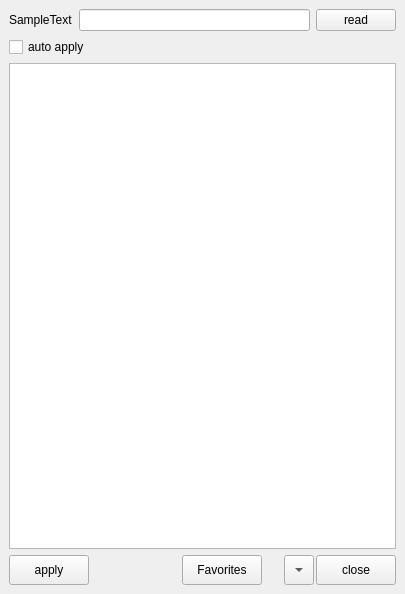
<?xml version="1.0" encoding="UTF-8"?>
<ui version="4.0">
 <class>MainWindow</class>
 <widget class="QMainWindow" name="MainWindow">
  <property name="geometry">
   <rect>
    <x>0</x>
    <y>0</y>
    <width>405</width>
    <height>594</height>
   </rect>
  </property>
  <property name="windowTitle">
   <string>MainWindow</string>
  </property>
  <widget class="QWidget" name="centralwidget">
   <layout class="QVBoxLayout" name="verticalLayout">
    <item>
     <layout class="QHBoxLayout" name="horizontalLayout_2">
      <item>
       <widget class="QLabel" name="label">
        <property name="text">
         <string>SampleText</string>
        </property>
       </widget>
      </item>
      <item>
       <widget class="QLineEdit" name="sampleLineEdit"/>
      </item>
      <item>
       <widget class="QPushButton" name="readButton">
        <property name="sizePolicy">
         <sizepolicy hsizetype="Fixed" vsizetype="Fixed">
          <horstretch>0</horstretch>
          <verstretch>0</verstretch>
         </sizepolicy>
        </property>
        <property name="minimumSize">
         <size>
          <width>40</width>
          <height>20</height>
         </size>
        </property>
        <property name="text">
         <string>read</string>
        </property>
       </widget>
      </item>
     </layout>
    </item>
    <item>
     <widget class="QCheckBox" name="autoCheckBox">
      <property name="text">
       <string>auto apply</string>
      </property>
     </widget>
    </item>
    <item>
     <widget class="QTreeView" name="treeView">
      <property name="editTriggers">
       <set>QAbstractItemView::NoEditTriggers</set>
      </property>
      <property name="expandsOnDoubleClick">
       <bool>false</bool>
      </property>
     </widget>
    </item>
    <item>
     <layout class="QHBoxLayout" name="horizontalLayout">
      <property name="spacing">
       <number>2</number>
      </property>
      <item>
       <widget class="QPushButton" name="applyButton">
        <property name="minimumSize">
         <size>
          <width>80</width>
          <height>30</height>
         </size>
        </property>
        <property name="text">
         <string>apply</string>
        </property>
       </widget>
      </item>
      <item>
       <spacer name="horizontalSpacer">
        <property name="orientation">
         <enum>Qt::Horizontal</enum>
        </property>
        <property name="sizeHint" stdset="0">
         <size>
          <width>40</width>
          <height>20</height>
         </size>
        </property>
       </spacer>
      </item>
      <item>
       <widget class="QPushButton" name="favoritesButton">
        <property name="minimumSize">
         <size>
          <width>80</width>
          <height>30</height>
         </size>
        </property>
        <property name="text">
         <string>Favorites</string>
        </property>
       </widget>
      </item>
      <item>
       <spacer name="horizontalSpacer_2">
        <property name="orientation">
         <enum>Qt::Horizontal</enum>
        </property>
        <property name="sizeType">
         <enum>QSizePolicy::Fixed</enum>
        </property>
        <property name="sizeHint" stdset="0">
         <size>
          <width>20</width>
          <height>20</height>
         </size>
        </property>
       </spacer>
      </item>
      <item>
       <widget class="QToolButton" name="minimizeButton">
        <property name="minimumSize">
         <size>
          <width>30</width>
          <height>30</height>
         </size>
        </property>
        <property name="toolTip">
         <string>最小化</string>
        </property>
        <property name="text">
         <string>...</string>
        </property>
        <property name="arrowType">
         <enum>Qt::DownArrow</enum>
        </property>
       </widget>
      </item>
      <item>
       <widget class="QPushButton" name="closeButton">
        <property name="minimumSize">
         <size>
          <width>80</width>
          <height>30</height>
         </size>
        </property>
        <property name="toolTip">
         <string>閉じる</string>
        </property>
        <property name="text">
         <string>close</string>
        </property>
       </widget>
      </item>
     </layout>
    </item>
   </layout>
  </widget>
 </widget>
 <resources/>
 <connections/>
</ui>
